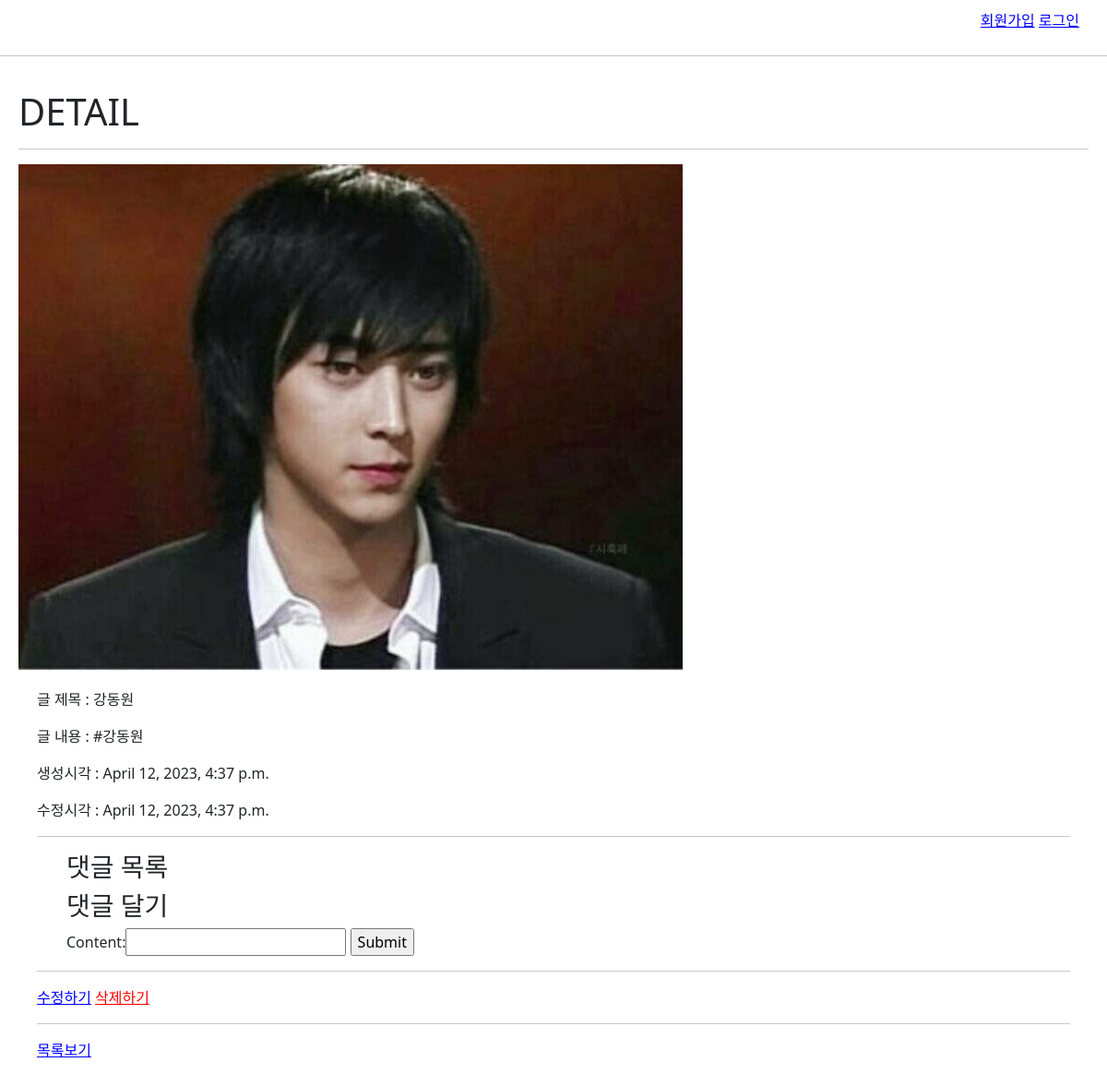
Before: /articles/24/ with the older database file.
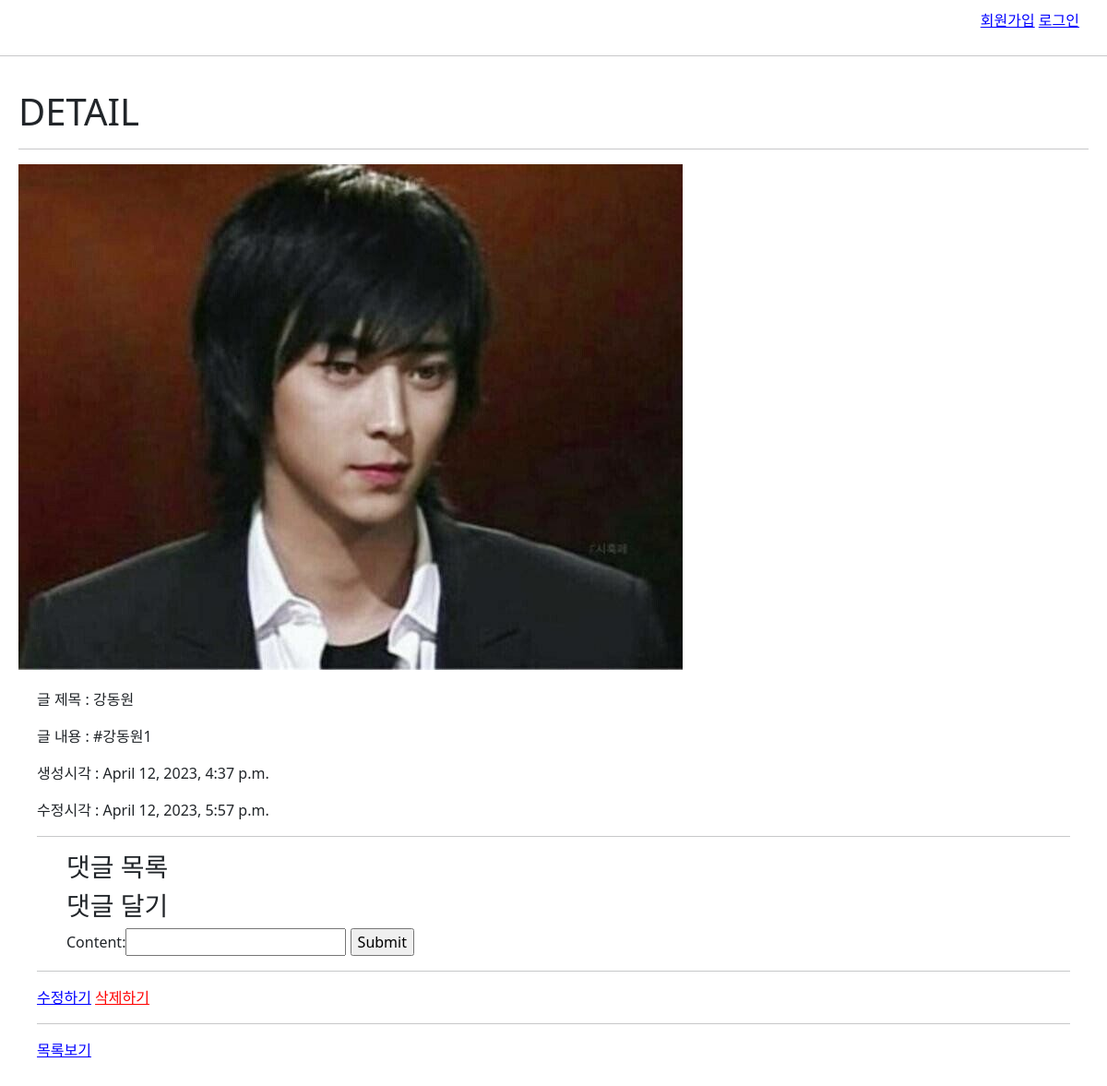
After: the same page with the newer database file.
### articles/models.py (models this page shows, shortened)
class Article(models.Model):
    title = models.CharField(max_length=30)
    content = models.TextField()
    image = models.ImageField(blank=True, null=True)
    thumbnail_img = ImageSpecField(
        source = 'image',
        processors = [Thumbnail(200,300)], # 200X300 으로 줄이자
        format = 'JPEG',
        options = {'quality':80},
    )
    created_at = models.DateTimeField(auto_now_add=True)
    updated_at = models.DateTimeField(auto_now=True)
    hashtags = models.ManyToManyField(Hashtag)

### articles/views.py (the view)
# urls.py: path('<int:pk>/', views.detail, name='detail'),
def detail(request, pk):
    article = Article.objects.get(pk=pk)
    commentForm = CommentForm() # 빈폼
    comment_list = article.comment_set.filter(parent__isnull=True)  # 댓글
    context = {
        'article': article,
        'commentForm' : commentForm,
        'comment_list' : comment_list,
    }
    return render(request, 'articles/detail.html', context)

### articles/forms.py
class CommentForm(forms.ModelForm):
    class Meta:
        model = Comment
        exclude = ('article','parent')

### articles/templates/articles/detail.html (shortened to what this page needs)
{% extends 'base.html' %}
{% block content %}
  <h1>DETAIL</h1>
  <hr />
  {% if article.image %}
    <img src="{{article.image.url}}" />
  {% endif %}
  <div id="article-content">
    <p>글 제목 : {{article.title}}</p>
    <p>글 내용 : {{article.content}}</p>
    <p>생성시각 : {{article.created_at}}</p>
    <p>수정시각 : {{article.updated_at}}</p>
    <hr>
    <ul>
      <h3>댓글 목록</h3>
        <h3>댓글 달기</h3>
        <form action="{% url 'articles:create_comment' article.pk %}" method = "POST">
          {{commentForm}}
          <input type="submit" value="Submit">
        </form>
    </ul>
    <hr>
    <a href="{% url 'articles:update' article.pk %}">수정하기</a>
    <form action="{% url 'articles:delete' article.pk %}" id="delete-form">
      <input type="submit" value="삭제하기" id="delete-btn" />
    </form><br>
    <hr>
    <a href="{% url 'articles:index' %}">목록보기</a>
  </div>
{% endblock content %}

### templates/base.html (shortened to what this page needs)
{% load static %}
<!DOCTYPE html>
<html lang="en">
  <head>
    <link href="https://cdn.jsdelivr.net/npm/bootstrap@5.3.0-alpha1/dist/css/bootstrap.min.css" rel="stylesheet">
    <link rel="stylesheet" href="{% static 'base.css' %}">
  </head>
  <body>
    <div id="nav">
      {% if user.is_authenticated %}
        <a href="{% url 'accounts:logout' %}">로그아웃</a>
        <a href="{% url 'accounts:update' %}">회원정보수정</a>
        <form action="{% url 'accounts:delete' %}" method="POST">
          {% csrf_token %}
          <input type="submit" value="회원탈퇴">
        </form>
        <h3 id="user-hello"><i>안녕하세요, {{user}} 님 !</i></h3>
      {% else %}
        <a href="{% url 'accounts:signup' %}">회원가입</a>
        <a href="{% url 'accounts:login' %}">로그인</a>
      {% endif %}
    </div>
    <hr>
    <div id="content">
      {% block content %}{% endblock content %}
    </div>
  </body>
</html>

### static/base.css (style rules this page uses)
a { color: blue; }
#content { padding: 20px; }
#delete-btn { border: 0; outline: 0; color: red; text-decoration: underline; background: none; padding: 0px; }
#delete-form { display: inline; }
#nav { text-align: right; padding: 10px 30px 10px; }
#article-content { padding: 20px; }

Changed rows visible on the page:
changed Article "강동원": content "#강동원" → "#강동원1"; updated_at "April 12, 2023, 4:37 p.m." → "April 12, 2023, 5:57 p.m."
